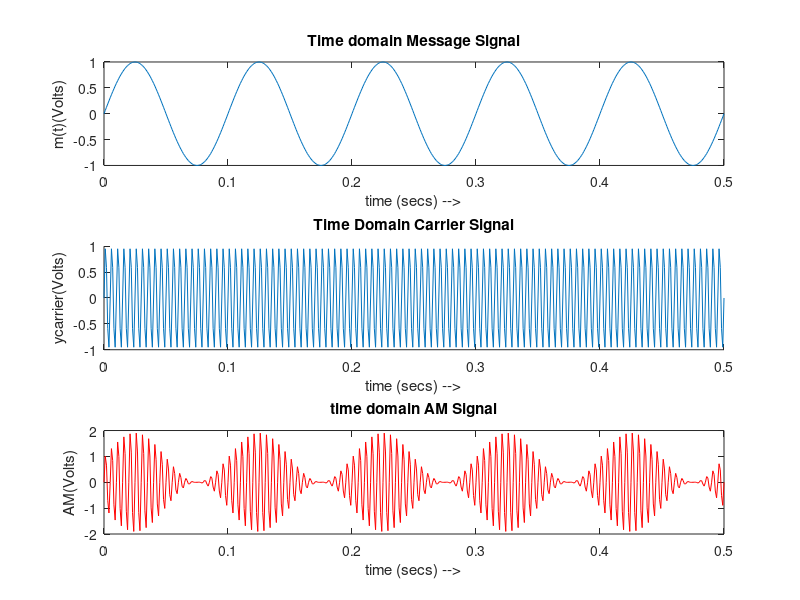
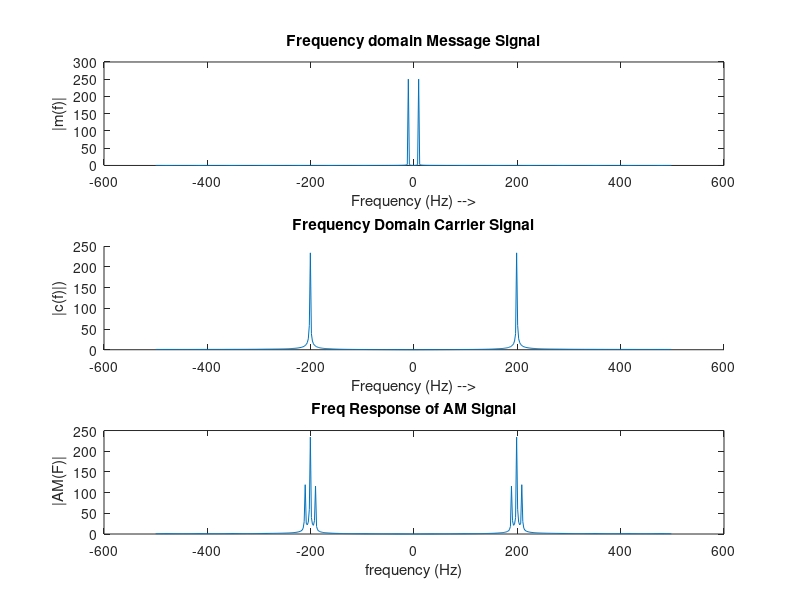
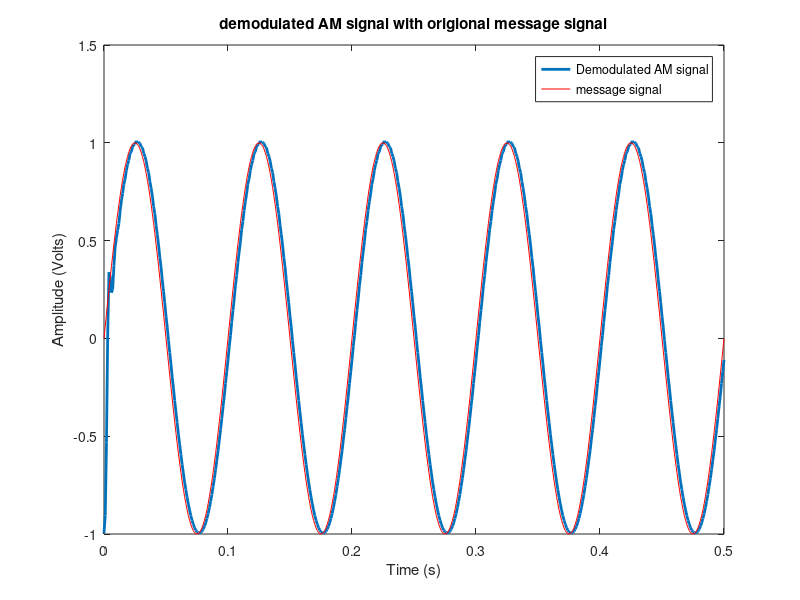
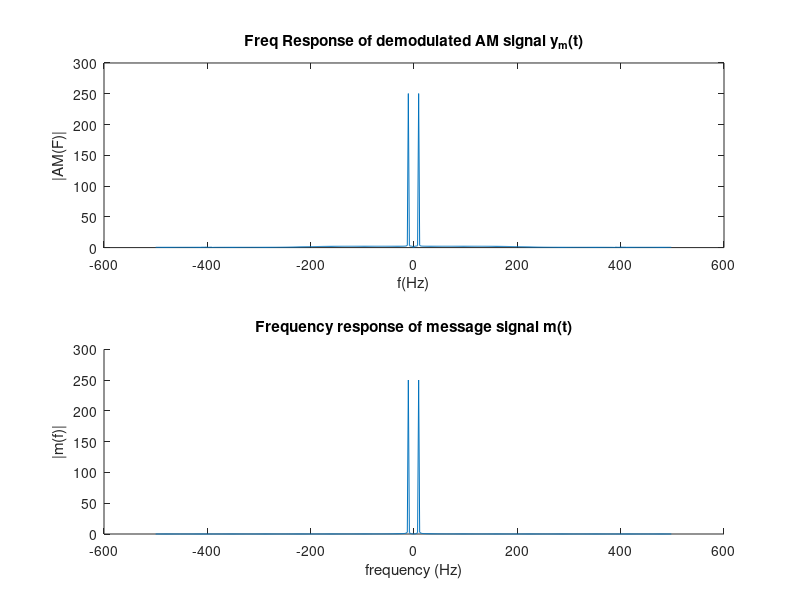

MATLAB code for these plots, in order:
%I intend to stimulate AM Modulation and Demodulation for a sinusoidal
%message signal.
%I will be plotting the time domain Message signal, time domain Carrier signal, time domain Amplitude modulated signal
%time domain Amplitude Demodulated signal.
% and frequency domain Amplitude modulated and Demodulated signals.
%First of all we clear all existing data.
clc;  %clear command window
clear all;  %clear our workspace
close all;  %closes all other workable windows

%% Generating message signal signal
m = 1;   %Modulation Index we assume it 1 as it shall be less than or equal to 1 .
Am = 1;   % Amplitude of modulating signal (we take 1 Volt)to get normalized message signal.
fm = 10;   % Frequency of modulating (message) signal (we take 10 Hz)
fs = 100*fm;  % Sampling frequency we take 100 times the frequency of message signal 
                   % (to have it properly sampled.)
Tm = 1/fm;    % Time period of modulating signal which will be inverse of its frequency.
t = 0:1/fs:5*Tm;    % We stimulate 5 periods of modulating signal with interval of sampling time 
                           %which is 1/(sampling frequency)
ym = Am*sin(2*pi*fm*t);  % The generated message signal.
% %Parity check for message signal
% L = length(t);
% %Nf = 2^ceil(log2(L));    %This was not generating proper points for fft and were getting huge difference in message signal .
% Nf=L+1;            %This ensured us to reach good quality of message signal 
%                         %(frequency of peak close to 19.92 which is good precision in this part .)
% f_ym = fftshift(fft(ym,Nf));         %Shifting the signal to make it symmetric about 0 frequency
% f = (-Nf/2:1:Nf/2-1)*fs/Nf;
% figure;
% plot(f,abs(f_ym));
% xlabel("frequency (Hz)");
% ylabel("|m(t)|");
% title("Frequency response of message signal");

figure;
subplot(311);    %We will be plotting the time domain message signal, carrier signal and the modulated signal in same plot
plot(t,ym);  %Plotting the message signal
hold on;
xlabel("time (secs) -->");
ylabel(" m(t)(Volts) ");
title ('Time domain Message Signal');

%% Generating the carrier signal
Ac = Am/m;    % Amplitude of carrier signal is minimum magnitude of message signal(Am) / modulation index(m).
fc = 20*fm;   % Frequency of carrier signal (we assume it to be 20 times the frequency of message signal.)
yc = Ac*sin(2*pi*fc*t);    %The generated Carrier signal

subplot(312); 
hold on;
plot(t,yc); 
ylabel ('ycarrier(Volts)');
xlabel("time (secs) -->");
title ('Time Domain Carrier Signal');


%% Modulating message signal to carrier signal using AM modulation
%we generate time domain amplitude modulated signal as 
%AM=Ac[1+(molulation index)*m(t)]*sin(2pi*fc*t)=yc*(1+m*m(t))
AM = Ac*sin(2*pi*fc*t).*(1+m*sin(2*pi*fm*t)); 
subplot(313);
plot(t,AM,'r');
hold off;
xlabel ("time (secs) -->");
ylabel("AM(Volts)");
title ('time domain AM Signal');

%Converting time domain AM signal to frequency domain using fft.
L = length(t);   %To get number of points in t array.
%Nf = 2^ceil(log2(L));    %To get the approzimation for the closest power of 2 greater equal length of t.
    %(This makes further computations discrete without losing any value but
    %was giving high error and low precision.
Nf=L ; %This gave much better precision (L point F.T).
AM_fft = fftshift(fft(AM,Nf));     % shifting fft to get it for the period from -pi to +pi instead of the usual 0 to 2pi.
mf = fftshift(fft(ym,Nf));     % shifting fft to get it for the period from -pi to +pi instead of the usual 0 to 2pi.
cf = fftshift(fft(yc,Nf));     % shifting fft to get it for the period from -pi to +pi instead of the usual 0 to 2pi.
f = (-Nf/2:1:Nf/2-1)*fs/Nf;      %getting corresponging frequencies by dividing the interval (-fs/2,fs/2) in discrete parts. 

figure;
subplot(311);    %We will be plotting the frequency domain message signal, carrier signal and the modulated signal in same plot
plot(f,abs(mf));  %Plotting frequency response of message signal
hold on;
xlabel("Frequency (Hz) -->");
ylabel(" |m(f)| ");
title ('Frequency domain Message Signal');

subplot(312); 
hold on;
plot(f,abs(cf));   %Plotting frequency response of carrier signal
ylabel ('|c(f)|)');
xlabel("Frequency (Hz) -->");
title ('Frequency Domain Carrier Signal');

subplot(313);
plot(f,abs(AM_fft)); %Plotting frequency response of DSB SC molulated signal
title('Freq Response of AM Signal');
xlabel('frequency (Hz)');
ylabel(' |AM(F)|')
hold off;

% Demodulating the AM signal using Coherent Detection
% Step 1: Synchronous Demodulation using carrier
Vc = 2*AM.*sin(2*pi*fc*t);

%Step 2: Low Pass RC Filter we use Butterworth filter for that
[b,a] = butter(4,fc*2/fs);
ym_rec = filter(b,a,Vc); % filtering the demodulated signal
ym_rec=ym_rec- mean(ym_rec); %To get zero mean and low error in demodulation by subtracting mean from each of the terms


figure;
plot(t, ym_rec,'LineWidth',2);  %Plotting the demodulated message signal
hold on;
plot(t,ym,'r');   %plotting the origional message signal in the same plot 
title('demodulated AM signal with origional message signal');
legend("Demodulated AM signal","message signal");
xlabel('Time (s)');
ylabel('Amplitude (Volts)');

ym_rec_fft = fftshift(fft(ym_rec,Nf));              % Frequency Response of retrieved message signal ,
                                                              %we use the same number of points for fft
f = (-Nf/2:1:Nf/2-1)*fs/Nf;
figure;
subplot(211);
plot(f,abs(ym_rec_fft));
hold on;
title('Freq Response of demodulated AM signal y_m(t)');
xlabel('f(Hz)');
ylabel('|AM(F)|');

%To plot the frequency response of message signal to compare result
subplot(212);
hold on;
Nf=L;            %This ensured us to reach good quality of message signal 
                        %(frequency of peak close to 19.92 which is good precision in this part .)
f_ym = fftshift(fft(ym,Nf));         %Shifting the signal to make it symmetric about 0 frequency
f = (-Nf/2:1:Nf/2-1)*fs/Nf;
plot(f,abs(f_ym));
xlabel("frequency (Hz)");
ylabel("|m(f)|");
title("Frequency response of message signal m(t)");